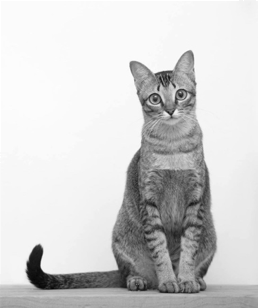
#> input picture IPMV Pracs/cat.png, 258 x 308 px
$ python Prac-7_Canny-edge.py
#> lines starting #> are read from the running program, lines starting #| are printed output that depends on the picture; after the words box and inside, x2 and y2 are one past the last pixel; in counts of white or black regions, pixels touching at a corner belong together
# Name: Siddhesh Jadhav
# Batch: A1
# Roll no: 08

import numpy as np
import cv2 as cv
from matplotlib import pyplot as plt
img = cv.imread('cat.png',0)
#> img is the input picture: shape (308, 258); min 5, max 255, mean 208.5
edges = cv.Canny(img,250,250)
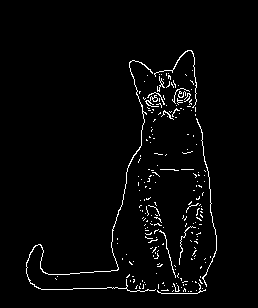
#> edges: shape (308, 258); 2.6% white in thin lines or dots, all inside (x1, y1, x2, y2) = (26, 50, 217, 294)
plt.subplot(121), plt.imshow(img,cmap='gray')
plt.title('Original Image'), plt.xticks([]),plt.yticks([])
plt.subplot(122), plt.imshow(edges,cmap='gray')
plt.title('Canny_edge_detection'), plt.xticks([]),plt.yticks([])
plt.show()
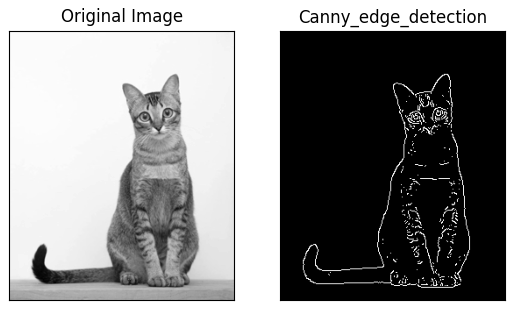
#> figure drawn by matplotlib, 2 panels

$ run again, with IPMV Pracs/Einstein.jpg saved as IPMV Pracs/cat.png
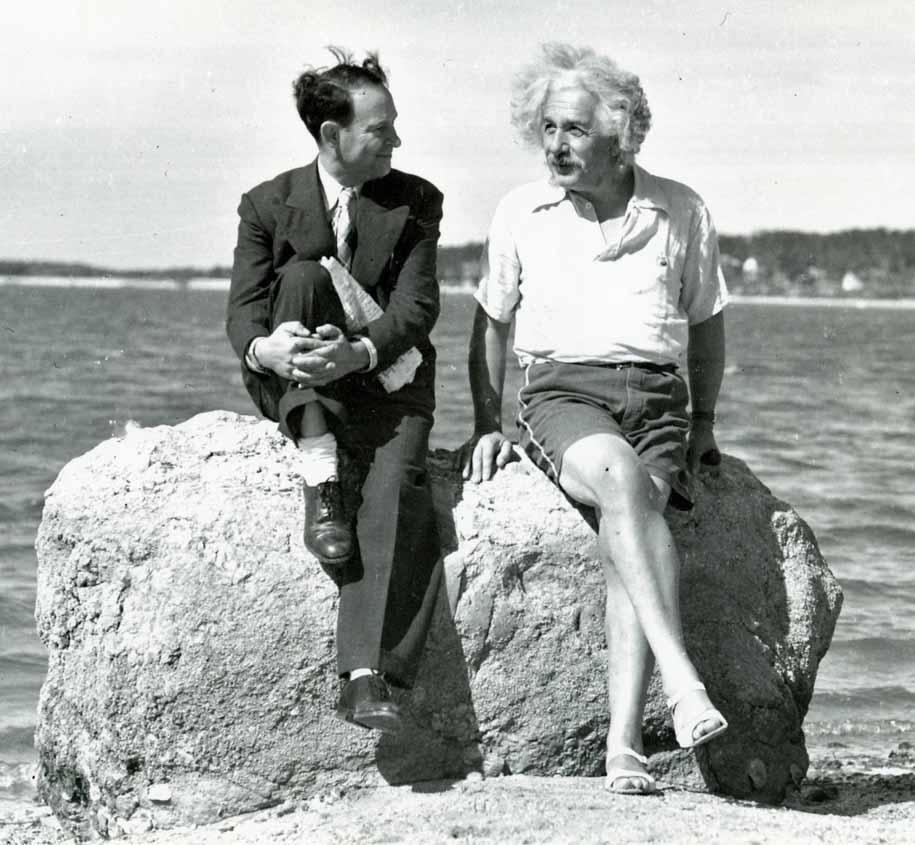
#> input picture IPMV Pracs/Einstein.jpg, 915 x 845 px
#> `edges = cv.Canny(img,250,250)`:
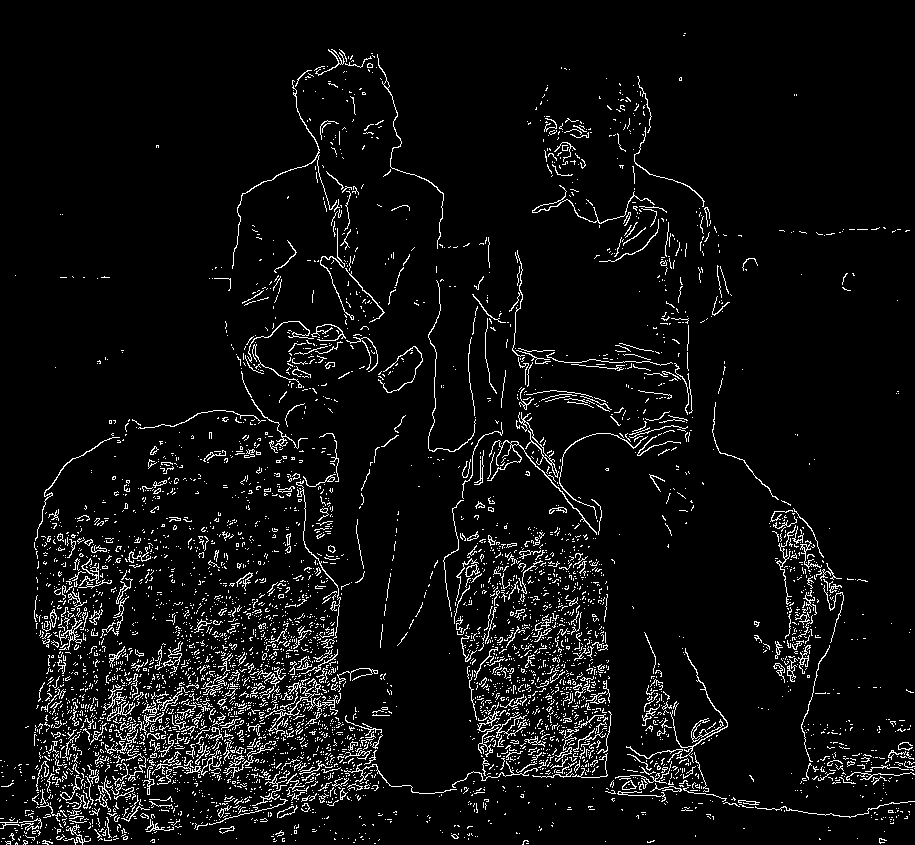
#> edges: shape (845, 915); 5.7% white in thin lines or dots
#> `plt.show()`:
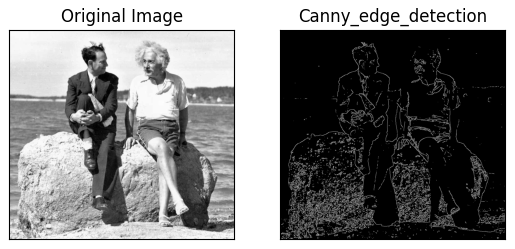
#> figure drawn by matplotlib, 2 panels

$ run again, with IPMV Pracs/doggy.jpg saved as IPMV Pracs/cat.png
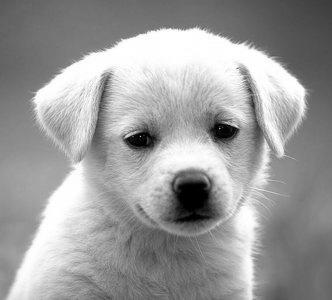
#> input picture IPMV Pracs/doggy.jpg, 332 x 300 px
#> img is the input picture: shape (300, 332); min 0, max 255, mean 155.7
#> `edges = cv.Canny(img,250,250)`:
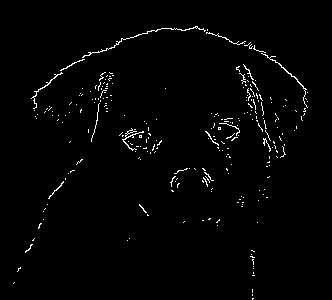
#> edges: shape (300, 332); 1.6% white in thin lines or dots, all inside (x1, y1, x2, y2) = (13, 26, 308, 300)
#> `plt.show()`:
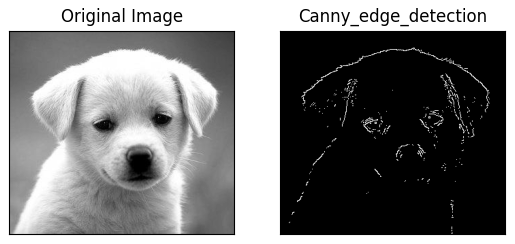
#> figure drawn by matplotlib, 2 panels
